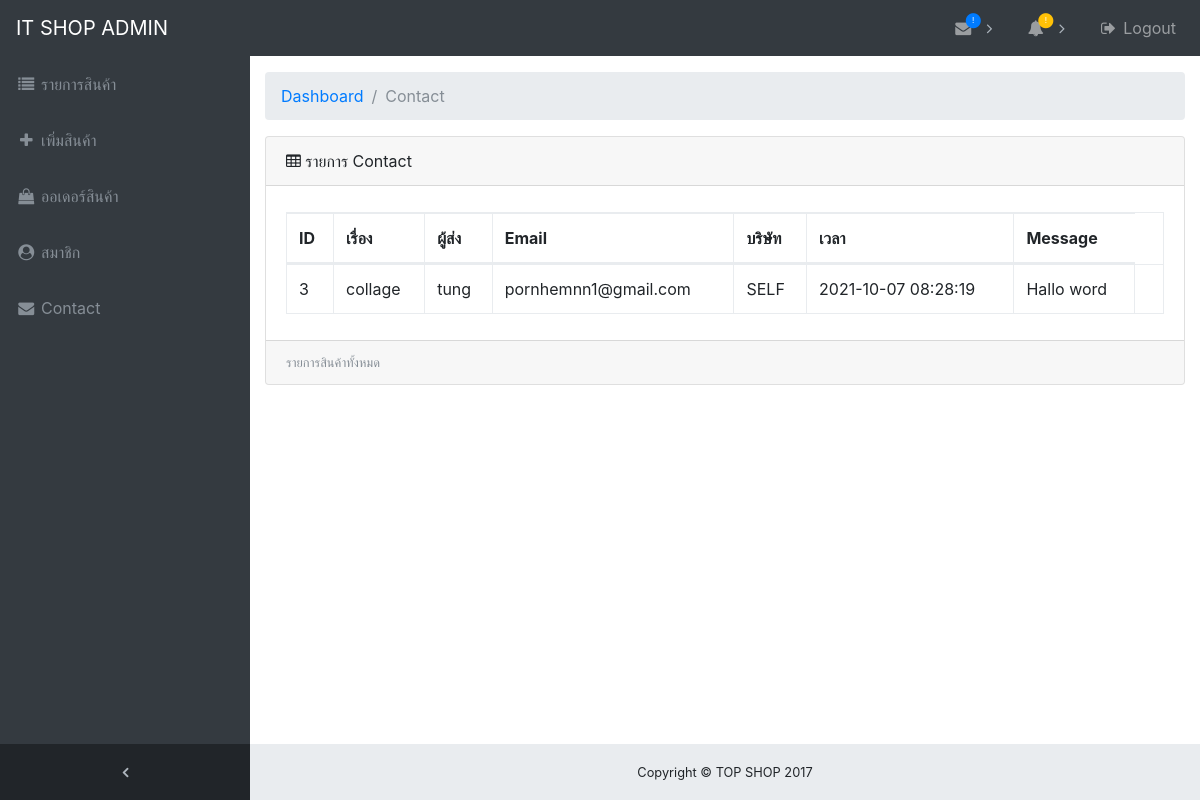
/Dashboard/a_contact_detail.php?cid=3 (signed in), run on the app's committed database.
### tables this page shows
CREATE TABLE `contact` (
  `cid` int(10) NOT NULL,
  `csubject` varchar(100) NOT NULL,
  `cname` varchar(100) NOT NULL,
  `cEmail` varchar(100) NOT NULL,
  `ccompany` varchar(100) NOT NULL,
  `cmessage` text NOT NULL,
  `ctime` datetime NOT NULL
);

### Dashboard/a_contact_detail.php (the view, shortened to what this page needs)
<!DOCTYPE html>
<html lang="en">
  <head>
    <link href="vendor/bootstrap/css/bootstrap.min.css" rel="stylesheet">
    <link href="vendor/font-awesome/css/font-awesome.min.css" rel="stylesheet" type="text/css">
    <link href="vendor/datatables/dataTables.bootstrap4.css" rel="stylesheet">
    <link href="css/sb-admin.css" rel="stylesheet">
  </head>
  <body class="fixed-nav sticky-footer bg-dark" id="page-top">
    <nav class="navbar navbar-expand-lg navbar-dark bg-dark fixed-top" id="mainNav">
      <a class="navbar-brand" href="#">IT SHOP ADMIN</a>
      <div class="collapse navbar-collapse" id="navbarResponsive">
        <ul class="navbar-nav navbar-sidenav" id="exampleAccordion">
          <li class="nav-item" data-toggle="tooltip" data-placement="right" title="เพิ่มสินค้า">
            <a class="nav-link" href="index.php">
              <i class="fa fa-fw fa-list"></i>
              <span class="nav-link-text">
                รายการสินค้า
              </span>
            </a>
          </li>
          <li class="nav-item" data-toggle="tooltip" data-placement="right" title="เพิ่มสินค้า">
            <a class="nav-link" href="add_product.php">
              <i class="fa fa-fw fa-plus"></i>
              <span class="nav-link-text">
                เพิ่มสินค้า
    		</span>
            </a>
          </li>
          <li class="nav-item" data-toggle="tooltip" data-placement="right" title="เพิ่มสินค้า">
            <a class="nav-link" href="orders_product.php">
              <i class="fa fa-fw fa-shopping-bag"></i>
              <span class="nav-link-text">
                ออเดอร์สินค้า
	</span>
            </a>
          </li>
          <li class="nav-item" data-toggle="tooltip" data-placement="right" title="เพิ่มสินค้า">
            <a class="nav-link" href="member.php">
              <i class="fa fa-fw fa-user-circle"></i>
              <span class="nav-link-text">
                สมาชิก
              </span>
            </a>
          </li>
		<li class="nav-item" data-toggle="tooltip" data-placement="right" title="เพิ่มสินค้า">
            <a class="nav-link" href="a_contact.php">
              <i class="fa fa-fw fa-envelope"></i>
              <span class="nav-link-text">
                Contact
              </span>
            </a>
          </li>
        </ul>
        <ul class="navbar-nav sidenav-toggler">
          <li class="nav-item">
            <a class="nav-link text-center" id="sidenavToggler">
              <i class="fa fa-fw fa-angle-left"></i>
            </a>
          </li>
        </ul>
        <ul class="navbar-nav ml-auto">
          <li class="nav-item dropdown">
            <a class="nav-link dropdown-toggle mr-lg-2" href="#" id="messagesDropdown" data-toggle="dropdown" aria-haspopup="true" aria-expanded="false">
              <i class="fa fa-fw fa-envelope"></i>
              <span class="new-indicator text-primary d-none d-lg-block">
                <i class="fa fa-fw fa-circle"></i>
                <span class="number">!</span>
              </span>
            </a>
          </li>
          <li class="nav-item dropdown">
            <a class="nav-link dropdown-toggle mr-lg-2" href="#" id="alertsDropdown" data-toggle="dropdown" aria-haspopup="true" aria-expanded="false">
              <i class="fa fa-fw fa-bell"></i>
              <span class="new-indicator text-warning d-none d-lg-block">
                <i class="fa fa-fw fa-circle"></i>
                <span class="number">!</span>
              </span>
            </a>
 <?php
require('../config/config.php');
?>
          </li>
          <li class="nav-item">
            <a class="nav-link" data-toggle="modal" data-target="#exampleModal">
              <i class="fa fa-fw fa-sign-out"></i>
              Logout</a>
          </li>
        </ul>
      </div>
    </nav>
    <div class="content-wrapper">
      <div class="container-fluid">
	<ol class="breadcrumb">
		  <li class="breadcrumb-item">
            <a href="#">Dashboard</a>
          </li>
          <li class="breadcrumb-item active">Contact</li>
        </ol>
<div class="card mb-3">
  <div class="card-header">
     <i class="fa fa-table"></i>
     รายการ Contact
</div>
  <div   class="card-body">
  <div   class="table-responsive">
  <table class="table table-bordered" width="100%"
         id="dataTable" cellspacing="0">
<thead>
<tr>
   <th>ID</th>
   <th>เรื่อง</th>
   <th>ผู้ส่ง</th>
   <th>Email</th>
   <th>บริษัท</th>
   <th>เวลา</th>
	<th>Message</th>
</tr>
</thead>
<tbody>
<?php
	$str = "SELECT * FROM contact where contact.cid = '{$_GET['cid']}' ";
      $rs = mysqli_query($link,$str);
     $data = mysqli_fetch_array($rs);
?>
      <tr>
        <td><?php echo $data['cid'];?></td>
        <td><?php echo $data['csubject'];?></td>
        <td><?php echo $data['cname'];?></td>
        <td><?php echo $data['cEmail'];?></td>
		<td><?php echo $data['ccompany'];?> </td>
	 	 <td><?php echo $data['ctime'];?> </td>
      <td><?php echo $data['cmessage'];?>
		  <td>
      </td>
    </tr>
     </tbody>
     </table>
   </div>
</div>
<div class="card-footer small text-muted">
รายการสินค้าทั้งหมด
</div>
</div>
</div>
      </div>
    <footer class="sticky-footer">
      <div class="container">
        <div class="text-center">
          <small>Copyright &copy; TOP SHOP 2017</small>
        </div>
      </div>
    </footer>
  </body>
</html>

### Dashboard/css/sb-admin.css (style rules this page uses)
html { position: relative; min-height: 100%; }
body.sticky-footer { margin-bottom: 56px; }
body.sticky-footer .content-wrapper { min-height: calc(100vh - 56px - 56px); }
body.fixed-nav { padding-top: 56px; }
.content-wrapper { min-height: calc(100vh - 56px); padding-top: 1rem; }
#mainNav .navbar-collapse { overflow: auto; max-height: 75vh; }
#mainNav .navbar-collapse .navbar-nav .nav-item .nav-link { cursor: pointer; }
#mainNav .navbar-collapse .sidenav-toggler { display: none; }
#mainNav .navbar-collapse .navbar-nav > .nav-item.dropdown > .nav-link { position: relative; min-width: 45px; }
#mainNav .navbar-collapse .navbar-nav > .nav-item.dropdown > .nav-link:after { float: right; width: auto; content: '\f105'; border: none; font-family: 'FontAwesome'; }
#mainNav .navbar-collapse .navbar-nav > .nav-item.dropdown > .nav-link .new-indicator { position: absolute; top: 0; right: 25px; font-size: 1.1rem; }
#mainNav .navbar-collapse .navbar-nav > .nav-item.dropdown > .nav-link .new-indicator .number { position: absolute; top: 6px; left: 0; width: 22.625px; text-align: center; color: white; font-size: 0.5rem; }
@media (min-width: 992px) { #mainNav .navbar-brand { width: 250px; } }
@media (min-width: 992px) { #mainNav .navbar-collapse { overflow: visible; max-height: none; } }
@media (min-width: 992px) { #mainNav .navbar-collapse .navbar-sidenav { position: absolute; top: 0; left: 0; overflow-x: hidden; overflow-y: auto; -webkit-flex-direction: column; -ms-flex-direction: column; flex-direction: column; margin-top: 56px; } }
@media (min-width: 992px) { #mainNav .navbar-collapse .navbar-sidenav > .nav-item { width: 250px; padding: 0; } }
@media (min-width: 992px) { #mainNav .navbar-collapse .navbar-sidenav > .nav-item > .nav-link { padding: 1em; } }
@media (min-width: 992px) { #mainNav .navbar-collapse .navbar-nav > .nav-item.dropdown > .nav-link { min-width: 0; } }
@media (min-width: 992px) { #mainNav .navbar-collapse .navbar-nav > .nav-item.dropdown > .nav-link:after { width: 24px; text-align: center; } }
#mainNav.navbar-dark .navbar-collapse .navbar-sidenav > .nav-item > .nav-link { color: #868e96; }
#mainNav.navbar-dark .navbar-collapse .navbar-nav > .nav-item.dropdown > .nav-link:after { color: #adb5bd; }
@media (min-width: 992px) { #mainNav.navbar-dark .navbar-collapse .navbar-sidenav { background: #343a40; } }
#mainNav.fixed-top .sidenav-toggler { display: none; }
@media (min-width: 992px) { #mainNav.fixed-top .navbar-sidenav { height: calc(100vh - 112px); } }
@media (min-width: 992px) { #mainNav.fixed-top .sidenav-toggler { position: absolute; top: 0; left: 0; display: flex; overflow-x: hidden; overflow-y: auto; -webkit-flex-direction: column; -ms-flex-direction: column; flex-direction: column; margin-top: calc(100vh - 56px); } }
@media (min-width: 992px) { #mainNav.fixed-top .sidenav-toggler > .nav-item { width: 250px; padding: 0; } }
@media (min-width: 992px) { #mainNav.fixed-top .sidenav-toggler > .nav-item > .nav-link { padding: 1em; } }
#mainNav.fixed-top.navbar-dark .sidenav-toggler { background-color: #212529; }
#mainNav.fixed-top.navbar-dark .sidenav-toggler a i { color: #adb5bd; }
.content-wrapper { overflow-x: hidden; background: white; }
@media (min-width: 992px) { .content-wrapper { margin-left: 250px; } }
#sidenavToggler i { font-weight: 800; }
footer.sticky-footer { position: absolute; right: 0; bottom: 0; width: 100%; height: 56px; background-color: #e9ecef; line-height: 55px; }
@media (min-width: 992px) { footer.sticky-footer { width: calc(100% - 250px); } }

### data on the page
contact: cid "3", csubject "collage", cname "tung", cEmail "pornhemnn1@gmail.com", ccompany "SELF", ctime "2021-10-07 08:28:19", cmessage "Hallo word"
